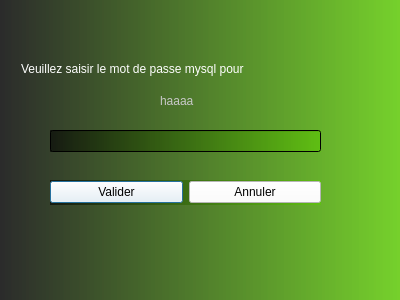
<?xml version="1.0" encoding="UTF-8"?>
<ui version="4.0">
 <class>DialogCheckMdp</class>
 <widget class="QDialog" name="DialogCheckMdp">
  <property name="geometry">
   <rect>
    <x>0</x>
    <y>0</y>
    <width>400</width>
    <height>300</height>
   </rect>
  </property>
  <property name="windowTitle">
   <string>Verification du mot de passe</string>
  </property>
  <property name="styleSheet">
   <string notr="true">background:qlineargradient(spread:pad, x1:0, y1:0, x2:1, y2:0, stop:0 rgba(0, 0, 0,150), stop:1 rgba(90, 200, 2, 150));</string>
  </property>
  <widget class="QLineEdit" name="lineEdit">
   <property name="geometry">
    <rect>
     <x>50</x>
     <y>130</y>
     <width>271</width>
     <height>22</height>
    </rect>
   </property>
   <property name="styleSheet">
    <string notr="true"/>
   </property>
   <property name="echoMode">
    <enum>QLineEdit::Password</enum>
   </property>
  </widget>
  <widget class="QWidget" name="">
   <property name="geometry">
    <rect>
     <x>50</x>
     <y>180</y>
     <width>271</width>
     <height>25</height>
    </rect>
   </property>
   <layout class="QHBoxLayout" name="horizontalLayout_2">
    <item>
     <widget class="QPushButton" name="pushButtonValier">
      <property name="styleSheet">
       <string notr="true">background-color:white;</string>
      </property>
      <property name="text">
       <string>Valider</string>
      </property>
     </widget>
    </item>
    <item>
     <widget class="QPushButton" name="pushButtonAnnuler">
      <property name="styleSheet">
       <string notr="true">background-color:white;</string>
      </property>
      <property name="text">
       <string>Annuler</string>
      </property>
     </widget>
    </item>
   </layout>
  </widget>
  <widget class="QLabel" name="label">
   <property name="geometry">
    <rect>
     <x>21</x>
     <y>61</y>
     <width>281</width>
     <height>16</height>
    </rect>
   </property>
   <property name="styleSheet">
    <string notr="true">color:white;
background-color:rgba(0,0,0,0);</string>
   </property>
   <property name="text">
    <string>Veuillez saisir le mot de passe mysql pour </string>
   </property>
  </widget>
  <widget class="QLabel" name="label_2">
   <property name="geometry">
    <rect>
     <x>160</x>
     <y>90</y>
     <width>121</width>
     <height>21</height>
    </rect>
   </property>
   <property name="styleSheet">
    <string notr="true">color:rgb(200, 200, 200);
font: italic 14pt &quot;Droid Serif&quot;;
background-color:rgba(0,0,0,0);</string>
   </property>
   <property name="text">
    <string>haaaa</string>
   </property>
  </widget>
 </widget>
 <resources/>
 <connections/>
</ui>
